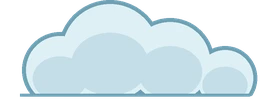
#> input picture games/wilson/art/cloud_1.webp, 270 x 110 px, given in place of sheet 1.jpg, which was not available
$ python wilson_art_new.py
#> lines starting #> are read from the running program, lines starting #| are printed output that depends on the picture; after the words box and inside, x2 and y2 are one past the last pixel; in counts of white or black regions, pixels touching at a corner belong together
"""Beached (wilson) art, 2026-11-10 batch (docs/wilson/ART_PROMPTS_MISSING.md): item sheets 1-7 and the
single build pictures in D:/dev/Wilson -> games/wilson/art/{icons,camp,projects}/.
Run: python tools/wilson_art_new.py   (then Godot --import). Sheets have a white background; the single
pictures have a checkerboard baked in (white / grey squares), so the background is every low-saturation
light pixel connected to the border of the box."""
import os
import numpy as np
from PIL import Image, ImageFilter
from scipy import ndimage

SRC = "D:/dev/Wilson/"
OUT = "C:/Users/nick_/code/voodoo-game-hub/games/wilson/art/"


def sizes_ok(sz):
    return [v >= 250 for v in sz]


def cut(src, box, out, max_side, min_v=225, max_sat=14, inner=False, erode=0):
#> called with src = 'sheet 1.jpg', box = (6, 6, 338, 250), out = 'icons/bait', max_side = 128, min_v = 225, max_sat = 14, inner = False, erode = 0
    im = Image.open(SRC + src).convert("RGB")
    a = np.asarray(im.crop(box)).astype(np.int32)
    sat = a.max(-1) - a.min(-1)
#> sat: shape (244, 332) int32; 180 distinct labels, from 0 to 211
    light = (a.min(-1) >= min_v) | ((sat <= max_sat) & (a.min(-1) >= 120) & (min_v < 200))
#> light: shape (244, 332) bool; 0.26% white in thin lines or dots, all inside (x1, y1, x2, y2) = (16, 0, 252, 87)
    light &= sat <= max_sat + 6
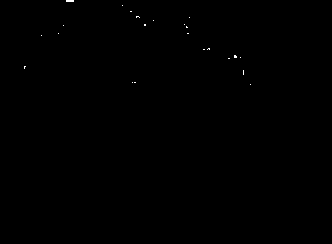
#> light: shape (244, 332) bool; 0.09% white in thin lines or dots, all inside (x1, y1, x2, y2) = (24, 0, 251, 85)
    lab, n = ndimage.label(light)
#> lab: shape (244, 332) int32; 26 distinct labels, from 0 to 25
#> n = 25
    edge = set(np.unique(np.concatenate([lab[0], lab[-1], lab[:, 0], lab[:, -1]]))) - {0}
#> edge = 1 item
    bg = np.isin(lab, list(edge))
#> bg: shape (244, 332) bool; 0.02% white; 1 white region (1 under 20 px)
    if inner:      # checkerboard seen through gaps (canopy, desalinator): every big light grey patch is background
        sz = ndimage.sum(light, lab, range(1, n + 1))
        bg |= np.isin(lab, [i + 1 for i, v in enumerate(sizes_ok(sz)) if v])
    fg = ~bg
#> fg: shape (244, 332) bool; 100% white; 1 black region (1 under 20 px)
    if erode:
        fg = ndimage.binary_erosion(fg, iterations=erode)
    fg = ndimage.binary_opening(fg, iterations=1)
#> fg: shape (244, 332) bool; 100% white; 5 black regions (5 under 20 px)
    lab2, n2 = ndimage.label(fg)
#> lab2: shape (244, 332) int32; values 0 (black) and 1 (white), 100% white; 5 black regions (5 under 20 px)
#> n2 = 1
    if n2 == 0:
        print("  EMPTY", src, out)
        return
    sizes = ndimage.sum(fg, lab2, range(1, n2 + 1))
#> sizes = [80986]
    keep = np.isin(lab2, [i + 1 for i, s in enumerate(sizes) if s >= 0.04 * sizes.max()])
    if not inner:
        keep = ndimage.binary_fill_holes(keep)
    ys, xs = np.nonzero(keep)
    y0, y1, x0, x1 = ys.min(), ys.max() + 1, xs.min(), xs.max() + 1
#> y0 = 0; y1 = 244; x0 = 0; x1 = 332
    al = Image.fromarray((keep * 255).astype(np.uint8)).filter(ImageFilter.MinFilter(3)).filter(ImageFilter.GaussianBlur(0.7))
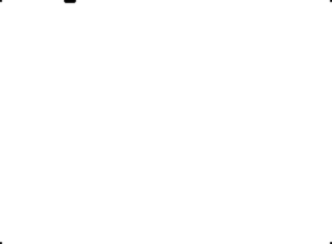
#> al: PIL image 332x244 L; min 0, max 255, mean 254.8
    img = Image.fromarray(np.dstack([a.clip(0, 255).astype(np.uint8), np.asarray(al)]), "RGBA").crop((x0, y0, x1, y1))
    s = min(1.0, max_side / max(img.size))
#> s = 0.386
    img = img.resize((max(1, round(img.width * s)), max(1, round(img.height * s))), Image.LANCZOS)
#> img: PIL image 128x94 RGBA
    pad = Image.new("RGBA", (img.width + 8, img.height + 8), (0, 0, 0, 0))
#> pad: PIL image 136x102 RGBA; every value is 0
    pad.alpha_composite(img, (4, 4))
    os.makedirs(os.path.dirname(OUT + out), exist_ok=True)
    pad.save(OUT + out + ".webp", "WEBP", quality=88, method=6)
    print("  ", out, pad.size)
#|    icons/bait (136, 102)


def grid(src, names, cols, rows, folder, max_side=128, size=(1376, 768)):
    """names row by row; None = skip. Cells are inset a little so neighbours do not bleed in."""
    cw, ch = size[0] / cols, size[1] / rows
    for i, nm in enumerate(names):
        if not nm:
            continue
        c, r = i % cols, i // cols
        cut(src, (int(c * cw + 6), int(r * ch + 6), int((c + 1) * cw - 6), int((r + 1) * ch - 6)), f"{folder}/{nm}", max_side)


# ---- item icons (4 x 3 sheets, 1376x768)
grid("sheet 1.jpg", ["bait", "bandage", "barrel", "blunt_knife", "boot", "clay", "clay_jar", "cloth_scrap", "compost", "copper_tube", "crab", "crab_cooked"], 4, 3, "icons")
grid("sheet 2.jpg", ["driftwood", "drum", "dry_frond", "fish_oil", "fish_big", "fish_bone", "fish_guts", "fish_stew", "frond_hat", "fish_oil_lamp", "husk_fiber", "nail"], 4, 3, "icons")
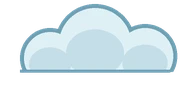
#> input picture games/wilson/art/cloud_2.webp, 190 x 86 px, given in place of sheet 2.jpg, which was not available
#> in cut (call 13), `im = Image.open(SRC + src).convert("RGB")`:
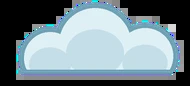
#> im: PIL image 190x86 RGB; mean R, G, B 115, 132.2, 139.9
#> in cut (call 13), `sat = a.max(-1) - a.min(-1)`:
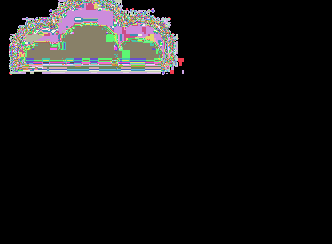
#> sat: shape (244, 332) int32; 170 distinct labels, from 0 to 210; one colour per label, 0 black
#> in cut (call 13), `light = (a.min(-1) >= min_v) | ((sat <= max_sat) & (a.min(-1) >= 120) ..`: light: shape (244, 332) bool; 0.18% white in thin lines or dots, all inside (x1, y1, x2, y2) = (19, 0, 172, 69)
#> in cut (call 13), `light &= sat <= max_sat + 6`:
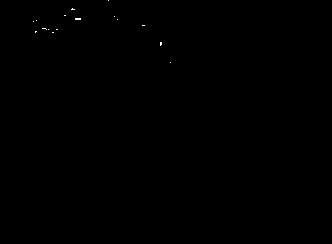
#> light: shape (244, 332) bool; 0.06% white in thin lines or dots, all inside (x1, y1, x2, y2) = (33, 0, 171, 63)
#> in cut (call 13), `lab, n = ndimage.label(light)`: lab: shape (244, 332) int32; 18 distinct labels, from 0 to 17
#> in cut (call 13), `lab, n = ndimage.label(light)`: n = 17
#> in cut (call 13), `edge = set(np.unique(np.concatenate([lab[0], lab[-1], lab[:, 0], lab[:..`: edge = 1 item
#> in cut (call 13), `bg = np.isin(lab, list(edge))`: bg: shape (244, 332) bool; 0% white in thin lines or dots, all inside (x1, y1, x2, y2) = (108, 0, 109, 1)
#> in cut (call 13), `fg = ndimage.binary_opening(fg, iterations=1)`: fg: shape (244, 332) bool; 100% white; black in thin lines or dots
#> in cut (call 13), `lab2, n2 = ndimage.label(fg)`: lab2: shape (244, 332) int32; values 0 (black) and 1 (white), 100% white; black in thin lines or dots
#> in cut (call 13), `sizes = ndimage.sum(fg, lab2, range(1, n2 + 1))`: sizes = [81003]
#> in cut (call 13), `pad.alpha_composite(img, (4, 4))`:
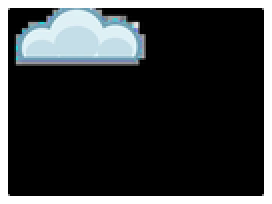
#> pad: PIL image 136x102 RGBA (shown 2 times larger); mean R, G, B, A 19.8, 22.8, 24.1, 221.1; transparent parts drawn white
#|    icons/driftwood (136, 102)
grid("sheet 3.jpg", ["oar", "paper", "plank", "seaweed_crisps", "rubber_sling", "sailcloth", "sand", "seawater", "spark_kit", "seeds", "spyglass", "sweet_potato"], 4, 3, "icons")
#|    icons/oar (136, 102)
# sheet 4: the first cell is a second sweet potato; the net, fish hook, rope and patched cloth are extras
grid("sheet 4.jpg", [None, "sweet_potato_roast", "tin_can", "trunk", "wax", "wind_chime", None, None, None, None, None, None], 4, 3, "icons")
#> (the run stopped early here; a loop or call above may not have finished)
